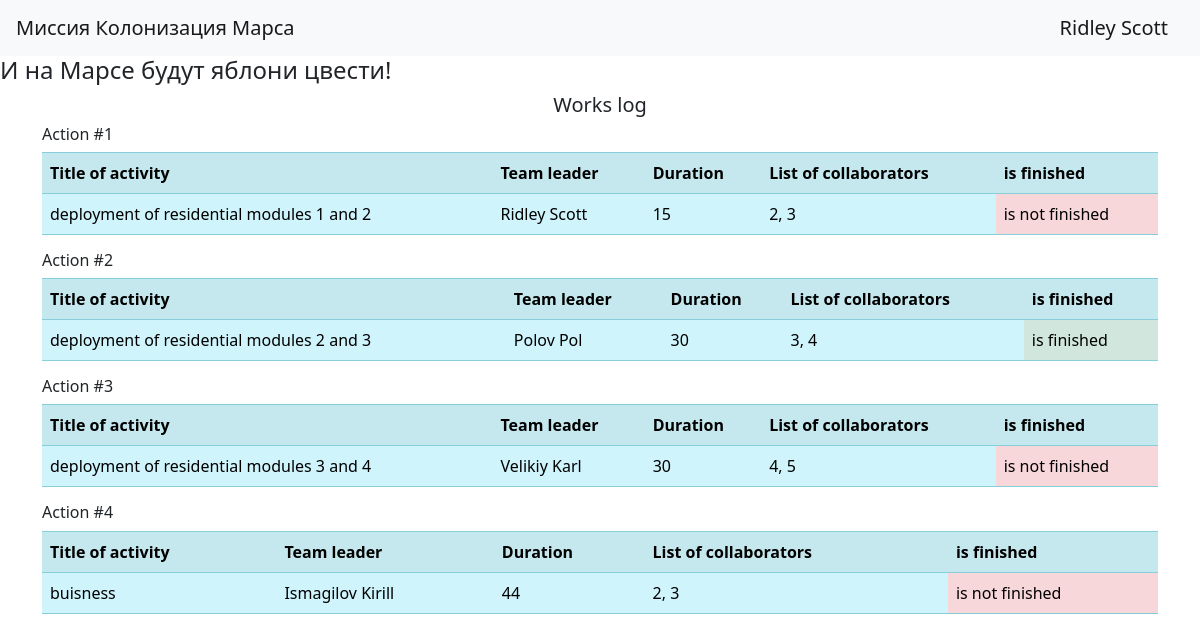
The page / (signed in) on the database its author committed.
### data/users.py (models this page shows, shortened)
class User(SqlAlchemyBase, UserMixin):
    __tablename__ = 'users'
    id = sqlalchemy.Column(sqlalchemy.Integer,
                           primary_key=True, autoincrement=True)
    surname = sqlalchemy.Column(sqlalchemy.String, nullable=True)
    name = sqlalchemy.Column(sqlalchemy.String, nullable=True)
    age = sqlalchemy.Column(sqlalchemy.Integer, nullable=True)
    position = sqlalchemy.Column(sqlalchemy.String, nullable=True)
    speciality = sqlalchemy.Column(sqlalchemy.String, nullable=True)
    address = sqlalchemy.Column(sqlalchemy.String, nullable=True)
    email = sqlalchemy.Column(sqlalchemy.String,
                              index=True, unique=True, nullable=True)
    hashed_password = sqlalchemy.Column(sqlalchemy.String, nullable=True)
    modified_date = sqlalchemy.Column(sqlalchemy.DateTime,
                                      default=datetime.datetime.now)
    jobs = orm.relationship('Jobs', back_populates='user')

### data/jobs.py (models this page shows)
class Jobs(SqlAlchemyBase):
    __tablename__ = 'jobs'
    id = sqlalchemy.Column(sqlalchemy.Integer,
                           primary_key=True, autoincrement=True)
    team_leader = sqlalchemy.Column(sqlalchemy.Integer, ForeignKey('users.id'), nullable=False)
    job = sqlalchemy.Column(sqlalchemy.Text, nullable=True)
    work_size = sqlalchemy.Column(sqlalchemy.Integer, nullable=False)
    collaborators = sqlalchemy.Column(sqlalchemy.String, nullable=True)
    start_date = sqlalchemy.Column(sqlalchemy.DateTime, default=datetime.datetime.now)
    end_date = sqlalchemy.Column(sqlalchemy.DateTime, nullable=True)
    is_finished = sqlalchemy.Column(sqlalchemy.Boolean, default=False)
    user = orm.relationship('User')

### main.py (the view)
    @app.route("/")
    def table():
        jobs = db_sess.query(Jobs).all()
        users = db_sess.query(User).all()
        users_dict = {user.id: (user.name, user.surname) for user in users}
        return render_template('table.html', jobs=jobs, users_dict=users_dict)

### data/db_session.py (called while the page is built)
def create_session() -> Session:
    global __factory
    return __factory()

### templates/table.html
{% extends "base.html" %}
{% block content %}
<h5 align="center">Works log</h5>
<div>
    {% for job in jobs %}
    <h6>Action #{{ job.id }}</h6>
    <table class="table table-info table-striped">
        <tr>
            <th>Title of activity</th>
            <th>Team leader</th>
            <th>Duration</th>
            <th>List of collaborators</th>
            <th>is finished</th>
        </tr>
        <tr>
            <td>{{ job.job }}</td>
            {% set team_leader = users_dict[job.team_leader] if job.team_leader in users_dict else (None, None) %}
            <td>{{ team_leader[0] if team_leader[0] else 'Error' }} {{ team_leader[1] if team_leader[1] else '' }}</td>
            <td>{{ job.work_size }}</td>
            <td>{{ job.collaborators }}</td>
            {% if job.is_finished %}
            <td class="table-success">is finished</td>
            {% else %}
            <td class="table-danger">is not finished</td>
            {% endif %}
        </tr>
    </table>
    {% endfor %}
</div>
{% endblock %}

### templates/base.html (shortened to what this page needs)
<!doctype html>
<html lang="en">
<head>
    <link rel="stylesheet"
          href="https://stackpath.bootstrapcdn.com/bootstrap/4.4.1/css/bootstrap.min.css"
>
    <link rel="stylesheet"
          href="https://cdn.jsdelivr.net/npm/bootstrap@5.0.0-beta1/dist/css/bootstrap.min.css"
>
</head>
<body>
<header>
    <nav class="navbar navbar-light bg-light">
        <a class="navbar-brand" href="#">Миссия Колонизация Марса</a>
        {% if current_user.is_authenticated %}
            <a class="navbar-brand" href="/logout">{{ current_user.name }} {{ current_user.surname }}</a>
        {% else %}
            <p>
                <a class="btn btn-primary " href="/register">Зарегистрироваться</a>
                <a class="btn btn-success" href="/login">Войти</a>
            </p>
        {% endif %}
    </nav>
    <h4>
        И на Марсе будут яблони цвести!
    </h4>
</header>
<main role="main" class="container">
    {% block content %}{% endblock %}
</main>
</body>
</html>

### rows shown on the page
User: name "Ridley", surname "Scott"
Jobs: id "1", job "deployment of residential modules 1 and 2", work_size "15", collaborators "2, 3", is_finished "is not finished"
Jobs: id "2", job "deployment of residential modules 2 and 3", work_size "30", collaborators "3, 4", is_finished "is finished"
User: name "Polov", surname "Pol"
Jobs: id "3", job "deployment of residential modules 3 and 4", work_size "30", collaborators "4, 5", is_finished "is not finished"
User: name "Velikiy", surname "Karl"
Jobs: id "4", job "buisness", work_size "44", collaborators "2, 3", is_finished "is not finished"
User: name "Ismagilov", surname "Kirill"
